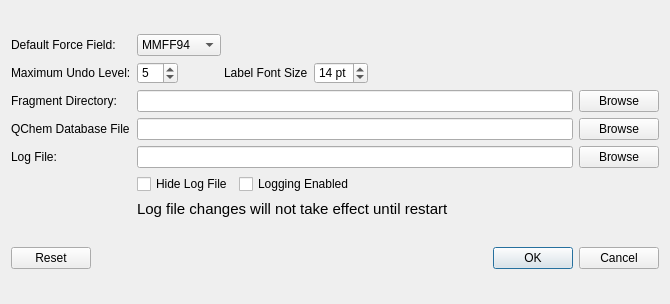
<?xml version="1.0" encoding="UTF-8"?>
<ui version="4.0">
 <class>PreferencesBrowser</class>
 <widget class="QDialog" name="PreferencesBrowser">
  <property name="geometry">
   <rect>
    <x>0</x>
    <y>0</y>
    <width>670</width>
    <height>304</height>
   </rect>
  </property>
  <property name="windowTitle">
   <string>IQmol Preferences</string>
  </property>
  <property name="styleSheet">
   <string>QToolButton {
   color: #333;
   background-color: QLinearGradient( x1: 0, y1: 0, x2: 0, y2: 1, 
          stop: 0 #fff,
          stop: 0.5 #eee, 
          stop: 1 #999);
   border-width: 2px;
   border-color: #333;
   border-style: solid;
   border-radius: 5;
   padding: 0px;
   font-size: 24px;
   min-width: 34px;
   max-width: 34px;
   min-height: 34px;
   max-height: 34px;
}

QToolButton:disabled {
  background-color: QLinearGradient( x1: 0, y1: 0, x2: 0, y2: 1, 
          stop: 0 #fff,
          stop: 0.5 #eee, 
          stop: 1 #bbb);
   border-color: #aaa;
   color: #aaa;
}

QToolButton:pressed {
   border-color: #222;
}


QToolButton:checked {
   border-color: #b00;
}

QToolTip {
   border: 2px solid darkkhaki;
   padding: 2px;
   border-radius: 3px;
   opacity: 500;
   font-size: 10px;
}</string>
  </property>
  <layout class="QVBoxLayout" name="verticalLayout">
   <item>
    <layout class="QGridLayout" name="gridLayout_2">
     <item row="4" column="0">
      <widget class="QLabel" name="label_6">
       <property name="text">
        <string>Log File:</string>
       </property>
      </widget>
     </item>
     <item row="2" column="0">
      <widget class="QLabel" name="label_2">
       <property name="text">
        <string>Fragment Directory:</string>
       </property>
      </widget>
     </item>
     <item row="1" column="0">
      <widget class="QLabel" name="label_4">
       <property name="text">
        <string>Maximum Undo Level:</string>
       </property>
      </widget>
     </item>
     <item row="0" column="0">
      <widget class="QLabel" name="label">
       <property name="text">
        <string>Default Force Field:</string>
       </property>
      </widget>
     </item>
     <item row="0" column="1">
      <layout class="QHBoxLayout" name="horizontalLayout_2">
       <item>
        <widget class="QComboBox" name="forceFieldCombo">
         <item>
          <property name="text">
           <string>MMFF94</string>
          </property>
         </item>
         <item>
          <property name="text">
           <string>MMFF94s</string>
          </property>
         </item>
         <item>
          <property name="text">
           <string>UFF</string>
          </property>
         </item>
         <item>
          <property name="text">
           <string>Ghemical</string>
          </property>
         </item>
         <item>
          <property name="text">
           <string>Gaff</string>
          </property>
         </item>
        </widget>
       </item>
       <item>
        <spacer name="horizontalSpacer_3">
         <property name="orientation">
          <enum>Qt::Horizontal</enum>
         </property>
         <property name="sizeHint" stdset="0">
          <size>
           <width>40</width>
           <height>20</height>
          </size>
         </property>
        </spacer>
       </item>
      </layout>
     </item>
     <item row="1" column="1">
      <layout class="QHBoxLayout" name="horizontalLayout">
       <item>
        <widget class="QSpinBox" name="undoLimit">
         <property name="value">
          <number>5</number>
         </property>
        </widget>
       </item>
       <item>
        <spacer name="horizontalSpacer_2">
         <property name="orientation">
          <enum>Qt::Horizontal</enum>
         </property>
         <property name="sizeType">
          <enum>QSizePolicy::Fixed</enum>
         </property>
         <property name="sizeHint" stdset="0">
          <size>
           <width>40</width>
           <height>20</height>
          </size>
         </property>
        </spacer>
       </item>
       <item>
        <widget class="QLabel" name="label_5">
         <property name="text">
          <string>Label Font Size</string>
         </property>
        </widget>
       </item>
       <item>
        <widget class="QSpinBox" name="labelFontSize">
         <property name="suffix">
          <string> pt</string>
         </property>
         <property name="minimum">
          <number>6</number>
         </property>
         <property name="maximum">
          <number>36</number>
         </property>
         <property name="value">
          <number>14</number>
         </property>
        </widget>
       </item>
       <item>
        <spacer name="horizontalSpacer">
         <property name="orientation">
          <enum>Qt::Horizontal</enum>
         </property>
         <property name="sizeHint" stdset="0">
          <size>
           <width>40</width>
           <height>20</height>
          </size>
         </property>
        </spacer>
       </item>
      </layout>
     </item>
     <item row="2" column="1">
      <widget class="QLineEdit" name="fragmentDirectoryLineEdit"/>
     </item>
     <item row="4" column="1">
      <widget class="QLineEdit" name="logFileLineEdit">
       <property name="toolTip">
        <string>Changes to the log file location require IQmol to be restarted</string>
       </property>
      </widget>
     </item>
     <item row="4" column="2">
      <widget class="QPushButton" name="browseLogFileButton">
       <property name="text">
        <string>Browse</string>
       </property>
      </widget>
     </item>
     <item row="2" column="2">
      <widget class="QPushButton" name="browseFragmentDirectoryButton">
       <property name="text">
        <string>Browse</string>
       </property>
      </widget>
     </item>
     <item row="3" column="0">
      <widget class="QLabel" name="label_3">
       <property name="text">
        <string>QChem Database File</string>
       </property>
      </widget>
     </item>
     <item row="3" column="1">
      <widget class="QLineEdit" name="qchemDatabaseFileLineEdit"/>
     </item>
     <item row="3" column="2">
      <widget class="QPushButton" name="browseQChemDatabaseFileButton">
       <property name="text">
        <string>Browse</string>
       </property>
      </widget>
     </item>
     <item row="5" column="1">
      <layout class="QHBoxLayout" name="horizontalLayout_3">
       <item>
        <widget class="QCheckBox" name="logFileHiddenCheckBox">
         <property name="text">
          <string>Hide Log File</string>
         </property>
        </widget>
       </item>
       <item>
        <widget class="QCheckBox" name="loggingEnabledCheckBox">
         <property name="text">
          <string>Logging Enabled</string>
         </property>
        </widget>
       </item>
       <item>
        <spacer name="horizontalSpacer_4">
         <property name="orientation">
          <enum>Qt::Horizontal</enum>
         </property>
         <property name="sizeHint" stdset="0">
          <size>
           <width>40</width>
           <height>20</height>
          </size>
         </property>
        </spacer>
       </item>
      </layout>
     </item>
     <item row="6" column="1">
      <widget class="QLabel" name="label_7">
       <property name="sizePolicy">
        <sizepolicy hsizetype="Preferred" vsizetype="Maximum">
         <horstretch>0</horstretch>
         <verstretch>0</verstretch>
        </sizepolicy>
       </property>
       <property name="font">
        <font>
         <pointsize>11</pointsize>
        </font>
       </property>
       <property name="text">
        <string>Log file changes will not take effect until restart</string>
       </property>
      </widget>
     </item>
    </layout>
   </item>
   <item>
    <layout class="QHBoxLayout" name="horizontalLayout_4">
     <item>
      <widget class="QPushButton" name="resetButton">
       <property name="text">
        <string>Reset</string>
       </property>
      </widget>
     </item>
     <item>
      <spacer name="horizontalSpacer_5">
       <property name="orientation">
        <enum>Qt::Horizontal</enum>
       </property>
       <property name="sizeHint" stdset="0">
        <size>
         <width>40</width>
         <height>20</height>
        </size>
       </property>
      </spacer>
     </item>
     <item>
      <widget class="QDialogButtonBox" name="buttonBox">
       <property name="standardButtons">
        <set>QDialogButtonBox::Cancel|QDialogButtonBox::Ok</set>
       </property>
      </widget>
     </item>
    </layout>
   </item>
  </layout>
 </widget>
 <resources/>
 <connections>
  <connection>
   <sender>buttonBox</sender>
   <signal>rejected()</signal>
   <receiver>PreferencesBrowser</receiver>
   <slot>close()</slot>
   <hints>
    <hint type="sourcelabel">
     <x>287</x>
     <y>298</y>
    </hint>
    <hint type="destinationlabel">
     <x>287</x>
     <y>159</y>
    </hint>
   </hints>
  </connection>
 </connections>
</ui>
